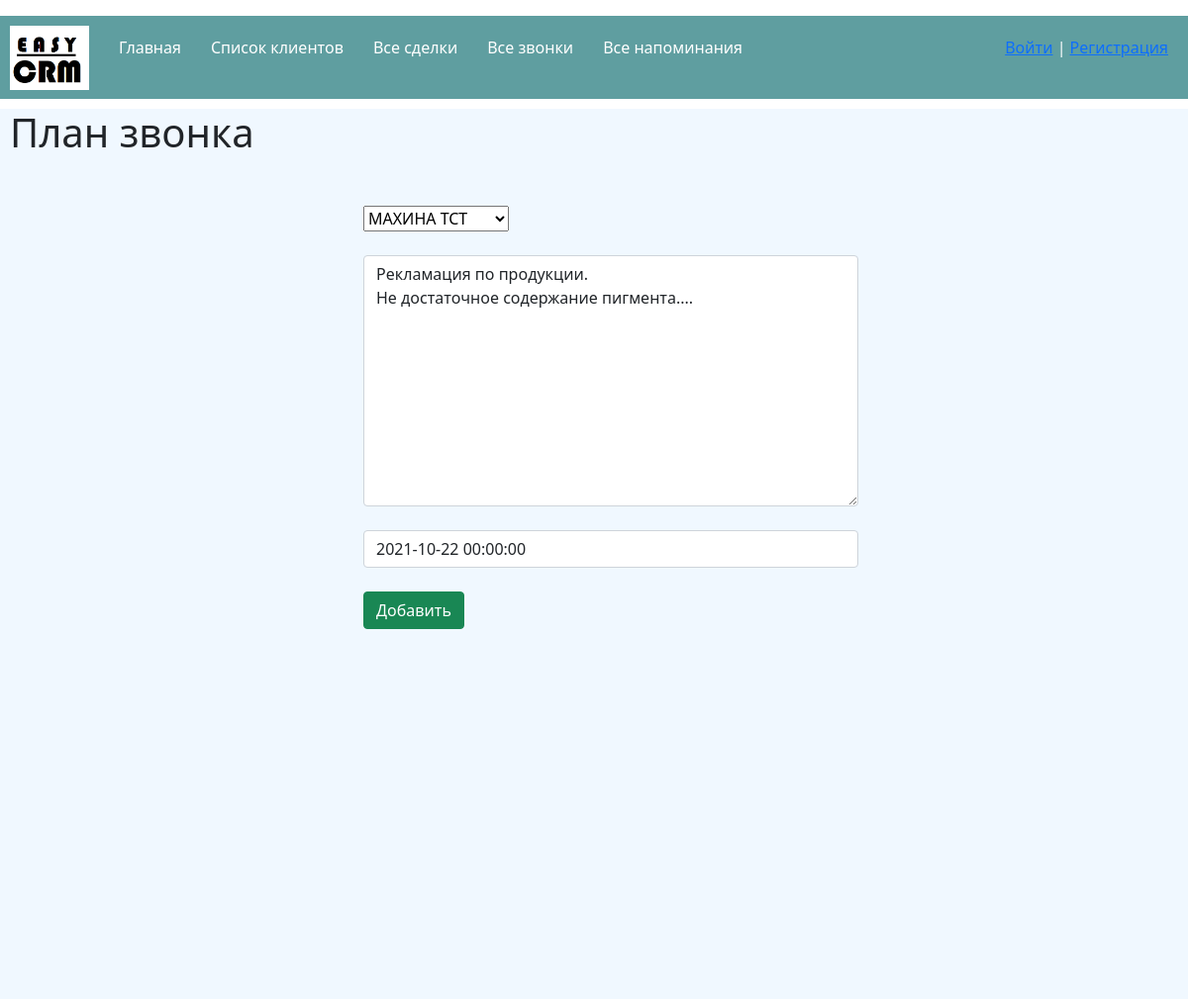
Page /update_call/6 on the committed database.
### crm/models.py (models this page shows, shortened)
class Call(models.Model):
    client = models.ForeignKey(Client, related_name='calls', on_delete=models.CASCADE)
    commentary = models.TextField('Коментарии')
    publish = models.DateField('Дата создания')
    author = models.ForeignKey(User, on_delete=models.CASCADE)

### crm/views.py (the view)
# urls.py: path('update_call/<int:pk>', views.CallUpdate.as_view(), name='update_call'),
class CallUpdate(UpdateView):
    model = models.Call
    template_name = 'crm/create_call.html'
    form_class = forms.CallForm

### crm/forms.py
class CallForm(forms.ModelForm):
    class Meta:
        model = Call
        fields = ['client',
                  'commentary',
                  'publish']
        widgets = {
            'commentary': forms.Textarea(attrs={
                'class': 'form-control',
                'placeholder': 'Комментарии'
            }),
            'publish': forms.DateTimeInput(attrs={
                'autocomplete': 'off',
                'class': 'form-control',
            }),
        }

### crm/models.py (called while the page is built)
    def __str__(self):
        return self.client_name

### crm/templates/crm/create_call.html (shortened to what this page needs)
{% extends 'crm/base_two.html' %}
{% block content  %}
    <h1>План звонка</h1>
    <form method="post">
        {{ form.client }}<br><br>
        {{ form.commentary }}<br>
        {{ form.publish }}
        <br>
        <button class="btn btn-success" type="submit">Добавить</button>
    </form>
{% endblock %}

### crm/static/crm/css/base.css (style rules this page uses)
* { box-sizing: border-box }
form { margin-left: 30%; width: 500px; margin-top: 50px; }

### rows in the picture
Call: client "МАХИНА ТСТ", commentary "Рекламация по продукции. Не достаточное содержание пигмента....", publish "2021-10-22 00:00:00"
